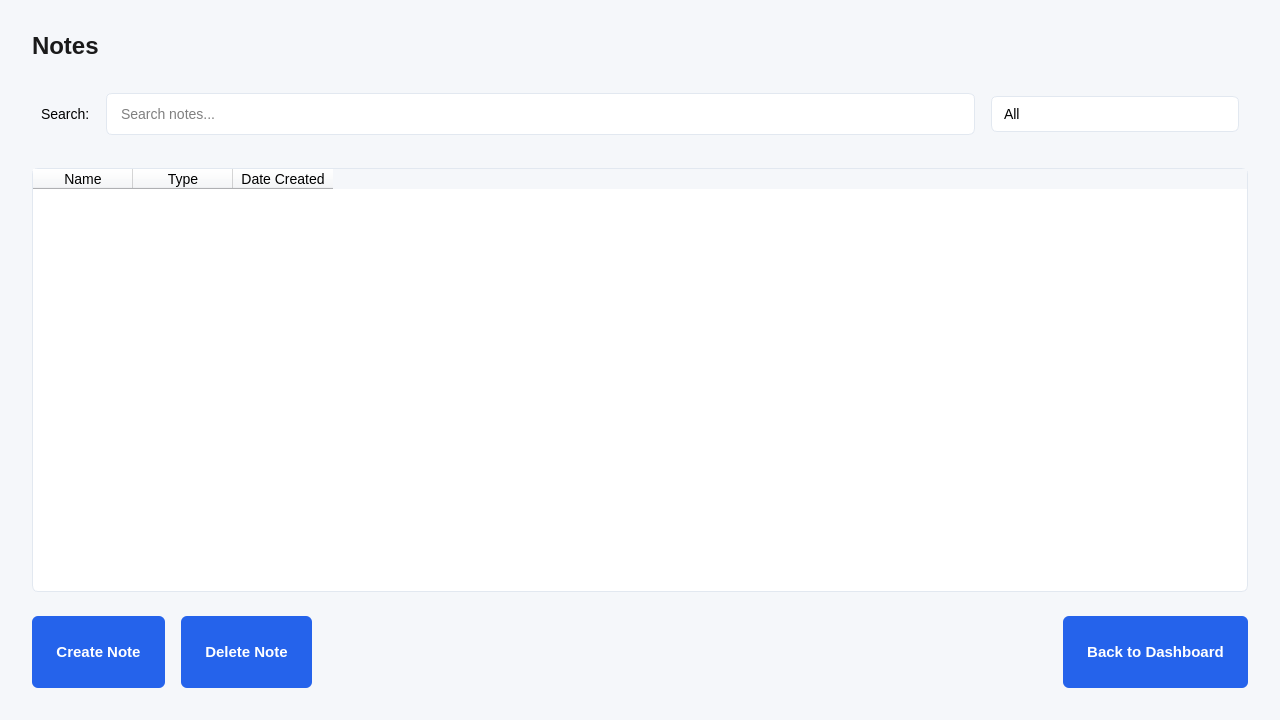
<?xml version="1.0" encoding="UTF-8"?>
<ui version="4.0">
 <class>NoteList</class>
 <widget class="QWidget" name="NoteList">
  <property name="geometry">
   <rect>
    <x>0</x>
    <y>0</y>
    <width>1280</width>
    <height>720</height>
   </rect>
  </property>
  <property name="minimumSize">
   <size>
    <width>1280</width>
    <height>720</height>
   </size>
  </property>
  <property name="windowTitle">
   <string>Notes List</string>
  </property>
  <property name="styleSheet">
   <string>QWidget {
    background-color: #f5f7fa;
    font-family: &quot;Segoe UI&quot;, &quot;Helvetica Neue&quot;, Arial, sans-serif;
    font-size: 14px;
    color: #000000;
}
QLabel {
    color: #000000;
}
QLabel#notesPageTitleLabel {
    font-size: 24px;
    font-weight: 600;
    color: #1a1a1a;
}
QTableWidget {
    background-color: #ffffff;
    border: 1px solid #e2e8f0;
    border-radius: 6px;
    gridline-color: #e5e7eb;
}
QTableWidget::item {
    padding: 8px;
}
QTableWidget::item:selected {
    background-color: #e5e7eb;
    color: #1f2937;
}
QPushButton {
    background-color: #2563eb;
    color: white;
    border-radius: 6px;
    padding: 12px 24px;
    min-height: 48px;
    font-weight: 500;
    font-size: 15px;
}
QPushButton:hover {
    background-color: #1d4ed8;
}
QPushButton:pressed {
    background-color: #1e40af;
}
QLineEdit {
    background-color: #ffffff;
    border: 1px solid #e2e8f0;
    border-radius: 6px;
    padding: 8px 12px;
    min-height: 24px;
}
QLineEdit:focus {
    border: 2px solid #2563eb;
    outline: none;
}
QComboBox {
    background-color: #ffffff;
    border: 1px solid #e2e8f0;
    border-radius: 6px;
    padding: 8px 12px;
    min-width: 200px;
    color: #000000;
}
QComboBox:focus {
    border: 2px solid #2563eb;
    outline: none;
}
QComboBox::drop-down {
    border: none;
    width: 20px;
}
QComboBox::down-arrow {
    image: none;
    border: none;
}</string>
  </property>
  <layout class="QVBoxLayout" name="verticalLayout">
   <property name="spacing">
    <number>24</number>
   </property>
   <property name="leftMargin">
    <number>32</number>
   </property>
   <property name="topMargin">
    <number>32</number>
   </property>
   <property name="rightMargin">
    <number>32</number>
   </property>
   <property name="bottomMargin">
    <number>32</number>
   </property>
   <item>
    <widget class="QLabel" name="notesPageTitleLabel">
     <property name="font">
      <font>
       <family>Segoe UI</family>
       <pointsize>-1</pointsize>
       <weight>600</weight>
      </font>
     </property>
     <property name="text">
      <string>Notes</string>
     </property>
    </widget>
   </item>
   <item>
    <widget class="QWidget" name="widget" native="true">
     <layout class="QHBoxLayout" name="horizontalLayout">
      <property name="spacing">
       <number>16</number>
      </property>
      <item>
       <widget class="QLabel" name="searchLabel">
        <property name="text">
         <string>Search:</string>
        </property>
       </widget>
      </item>
      <item>
       <widget class="QLineEdit" name="searchLineEdit">
        <property name="placeholderText">
         <string>Search notes...</string>
        </property>
       </widget>
      </item>
      <item>
       <widget class="QComboBox" name="typeFilterComboBox">
        <item>
         <property name="text">
          <string>All</string>
         </property>
        </item>
        <item>
         <property name="text">
          <string>Text</string>
         </property>
        </item>
        <item>
         <property name="text">
          <string>Doodle</string>
         </property>
        </item>
       </widget>
      </item>
     </layout>
    </widget>
   </item>
   <item>
    <widget class="QTableWidget" name="notesTableWidget">
     <property name="alternatingRowColors">
      <bool>true</bool>
     </property>
     <property name="selectionMode">
      <enum>QAbstractItemView::SingleSelection</enum>
     </property>
     <property name="selectionBehavior">
      <enum>QAbstractItemView::SelectRows</enum>
     </property>
     <property name="editTriggers">
      <set>QAbstractItemView::NoEditTriggers</set>
     </property>
     <column>
      <property name="text">
       <string>Name</string>
      </property>
     </column>
     <column>
      <property name="text">
       <string>Type</string>
      </property>
     </column>
     <column>
      <property name="text">
       <string>Date Created</string>
      </property>
     </column>
    </widget>
   </item>
   <item>
    <layout class="QHBoxLayout" name="buttonLayout">
     <property name="spacing">
      <number>16</number>
     </property>
     <item>
      <widget class="QPushButton" name="createNoteButton">
       <property name="text">
        <string>Create Note</string>
       </property>
      </widget>
     </item>
     <item>
      <widget class="QPushButton" name="deleteNoteButton">
       <property name="text">
        <string>Delete Note</string>
       </property>
       <property name="styleSheet">
        <string>background-color: #e11d48;
color: white;
border-radius: 6px;
padding: 12px 24px;
min-height: 48px;
font-weight: 500;
font-size: 15px;
}
QPushButton:hover {
    background-color: #be123c;
}
QPushButton:pressed {
    background-color: #9f1239;
}</string>
       </property>
      </widget>
     </item>
     <item>
      <spacer name="horizontalSpacer">
       <property name="orientation">
        <enum>Qt::Horizontal</enum>
       </property>
       <property name="sizeHint" stdset="0">
        <size>
         <width>40</width>
         <height>20</height>
        </size>
       </property>
      </spacer>
     </item>
     <item>
      <widget class="QPushButton" name="backToDashboardButton">
       <property name="text">
        <string>Back to Dashboard</string>
       </property>
       <property name="styleSheet">
        <string>background-color: #e5e7eb;
color: #1a1a1a;
border-radius: 6px;
padding: 12px 24px;
min-height: 48px;
font-weight: 500;
font-size: 15px;
}
QPushButton:hover {
    background-color: #d1d5db;
}
QPushButton:pressed {
    background-color: #9ca3af;
}</string>
       </property>
      </widget>
     </item>
    </layout>
   </item>
  </layout>
 </widget>
 <resources/>
 <connections/>
</ui>
